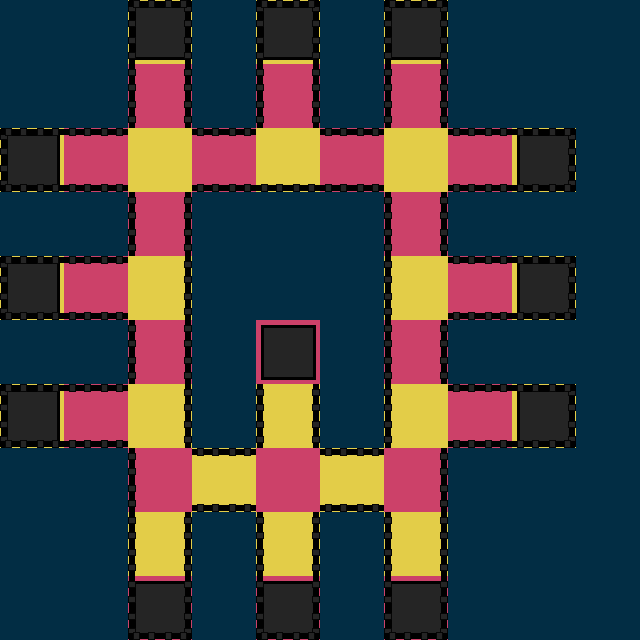

The image is a tile-based game level rendered from a .tmx file. Its description and source (layers, tilesets, objects; grid data summarised) follow:
An orthogonal 10x10 tile map with 64x64 px tiles, 5 tile layers (base, left, right, top, ...).

<map version="1.0" orientation="orthogonal" renderorder="right-down" width="10" height="10" tilewidth="64" tileheight="64" nextobjectid="1">
 <tileset firstgid="1" source="tileset_00.tsx" />
 <layer name="base" width="10" height="10">
  <data>[100 cells, 100 non-empty, 5 distinct tile ids]</data>
 </layer>
 <layer name="left" width="10" height="10">
  <data>[100 cells, 23 non-empty, 1 distinct tile ids]</data>
 </layer>
 <layer name="right" width="10" height="10">
  <data>[100 cells, 23 non-empty, 1 distinct tile ids]</data>
 </layer>
 <layer name="top" width="10" height="10">
  <data>[100 cells, 19 non-empty, 1 distinct tile ids]</data>
 </layer>
 <layer name="down" width="10" height="10">
  <data>[100 cells, 30 non-empty, 2 distinct tile ids]</data>
 </layer>
</map>
